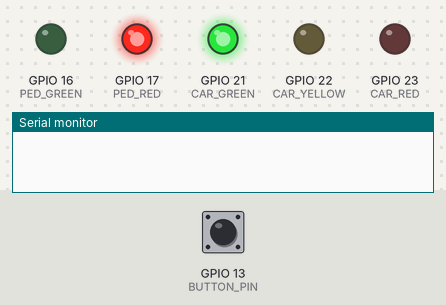
Simulated run of this program. Board: ESP32. On the bench: output pins drawn as LEDs (lit = HIGH), the last lines printed to the serial monitor. Inputs (shaded band) come from the test bench; at power-on: GPIO 13 (BUTTON_PIN) LOW.

Above: at 1.2 s.
1.3 s: GPIO 13 (BUTTON_PIN) pulled HIGH for 0.15 s
At 12.6 s:
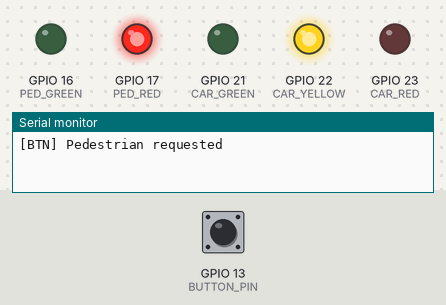
At 15.2 s:
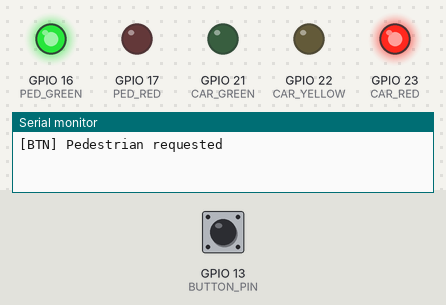
Timing chart, 0 to 15.5 s (numbered marks = the images above; inputs shaded):
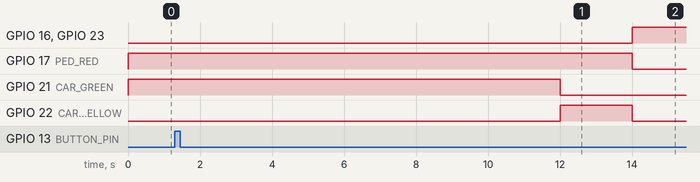

The program:

main.cpp
```cpp
#include <Arduino.h>

#define BUTTON_PIN      13
#define BUTTON_TO_GND   false

#define CAR_RED     23
#define CAR_YELLOW  22
#define CAR_GREEN   21
#define PED_RED     17
#define PED_GREEN   16

const unsigned long CAR_GREEN_MS   = 12000;
const unsigned long CAR_YELLOW_MS  = 2000;
const unsigned long CAR_RED_MIN_MS = 2000;
const unsigned long PED_WALK_MS    = 10000;
const unsigned long RED_TO_GREEN_YELLOW_MS = 2000;

const unsigned long DEBOUNCE_MS = 50;
int lastStableBtn = HIGH;
int lastReadBtn   = HIGH;
unsigned long lastChangeMs = 0;

enum Phase {
  CAR_GREEN_PHASE,
  CAR_YELLOW_TO_RED_PHASE,
  CAR_RED_PHASE,
  CAR_RED_TO_GREEN_YELLOW_PHASE
};

Phase phase = CAR_GREEN_PHASE;
unsigned long phaseStartMs = 0;

bool pedRequest = false;
bool pedActive  = false;
unsigned long pedStartMs   = 0;

void setCarLights(bool r, bool y, bool g) {
  digitalWrite(CAR_RED,    r);
  digitalWrite(CAR_YELLOW, y);
  digitalWrite(CAR_GREEN,  g);
}

void setPedLights(bool r, bool g) {
  digitalWrite(PED_RED,   r);
  digitalWrite(PED_GREEN, g);
}

void gotoPhase(Phase p) {
  phase = p;
  phaseStartMs = millis();

  switch (p) {
    case CAR_GREEN_PHASE:
      setCarLights(false, false, true);
      setPedLights(true, false);
      break;
    case CAR_YELLOW_TO_RED_PHASE:
      setCarLights(false, true, false);
      setPedLights(true, false);
      break;
    case CAR_RED_PHASE:
      setCarLights(true, false, false);
      if (pedRequest && !pedActive) {
        pedActive  = true;
        pedStartMs = millis();
        setPedLights(false, true);
      } else {
        setPedLights(true, false);
      }
      break;
    case CAR_RED_TO_GREEN_YELLOW_PHASE:
      setCarLights(false, true, false);
      setPedLights(true, false);
      break;
  }
}

void setup() {
  Serial.begin(115200);

  pinMode(CAR_RED, OUTPUT);
  pinMode(CAR_YELLOW, OUTPUT);
  pinMode(CAR_GREEN, OUTPUT);
  pinMode(PED_RED, OUTPUT);
  pinMode(PED_GREEN, OUTPUT);

  if (BUTTON_TO_GND) {
    pinMode(BUTTON_PIN, INPUT_PULLUP);
    lastStableBtn = lastReadBtn = HIGH;
  } else {
    pinMode(BUTTON_PIN, INPUT_PULLDOWN);
    lastStableBtn = lastReadBtn = LOW;
  }

  setCarLights(false, false, true);
  setPedLights(true, false);
  phaseStartMs = millis();
}

void loop() {
  int raw = digitalRead(BUTTON_PIN);
  if (raw != lastReadBtn) {
    lastReadBtn = raw;
    lastChangeMs = millis();
  }
  if (millis() - lastChangeMs > DEBOUNCE_MS) {
    if (lastStableBtn != lastReadBtn) {
      lastStableBtn = lastReadBtn;
      bool pressed = BUTTON_TO_GND ? (lastStableBtn == LOW) : (lastStableBtn == HIGH);
      if (pressed) {
        pedRequest = true;
        Serial.println("[BTN] Pedestrian requested");
      }
    }
  }

  unsigned long now = millis();

  switch (phase) {
    case CAR_GREEN_PHASE:
      if (now - phaseStartMs >= CAR_GREEN_MS) {
        gotoPhase(CAR_YELLOW_TO_RED_PHASE);
      }
      break;

    case CAR_YELLOW_TO_RED_PHASE:
      if (now - phaseStartMs >= CAR_YELLOW_MS) {
        gotoPhase(CAR_RED_PHASE);
      }
      break;

    case CAR_RED_PHASE:
      if (pedActive) {
        if (now - pedStartMs >= PED_WALK_MS) {
          pedActive  = false;
          pedRequest = false;
          setPedLights(true, false);
          gotoPhase(CAR_RED_TO_GREEN_YELLOW_PHASE);
        }
      } else {
        if (now - phaseStartMs >= CAR_RED_MIN_MS) {
          gotoPhase(CAR_RED_TO_GREEN_YELLOW_PHASE);
        }
      }
      break;

    case CAR_RED_TO_GREEN_YELLOW_PHASE:
      if (now - phaseStartMs >= RED_TO_GREEN_YELLOW_MS) {
        gotoPhase(CAR_GREEN_PHASE);
      }
      break;
  }
}
```

Measured:
- after the input at 1.3 s, GPIO 16 (PED_GREEN): LOW → HIGH after 12.7 s; GPIO 17 (PED_RED): HIGH → LOW after 12.7 s
